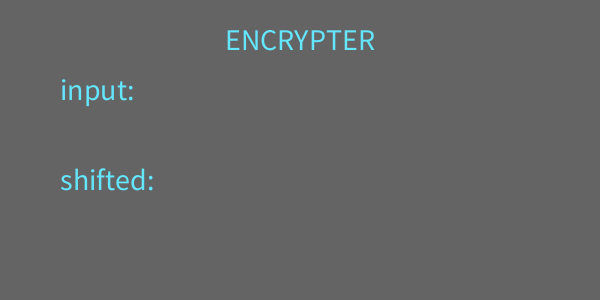
Frame 1 (no input)
Frame 60 (the mouse pressed at the canvas centre just before this capture): identical to frame 1, image omitted
Frame 120 (the mouse held since frame 60 and released just before this capture): identical to frame 1, image omitted

The Processing sketch that drew this single still picture (run headless with seeded random() and noise(); from frame 60 on, the mouse is pressed at the canvas centre):

// Processing sketch: shift_tree
// ── shift_tree.pde

void setup () {
  size(600, 300);
  textSize(30);
}

String input = "";
String shiftedString = "";
String alpha = "abcdefghijklmnopqrstuvwxyz";

int shift = 7;

void draw() {
  background(100);
  fill(100, 230, 255);
  text("ENCRYPTER", 225, 50);
  text("input: " + input, 60, 100);
  text("shifted: " + shiftedString, 60, 190);
}

void encryptString(char k) {
  println(k);
  for (int i = 0; i < input.length(); i += 1) {
    char preChar = input.charAt(i);
    int preShiftIndex = alpha.indexOf(preChar);

    if (preShiftIndex != -1) {
      int shiftIndex = (preShiftIndex + shift) %26;
      char shiftChar = alpha.charAt(shiftIndex);
      shiftedString += shiftChar;
    }
  }
}

void keyPressed() {
  if (key == '\n') {
    input = "";
  } else if (keyCode == UP) {
    shiftedString = "";
  } else {
    input += key;
    encryptString(key);
  }
}
